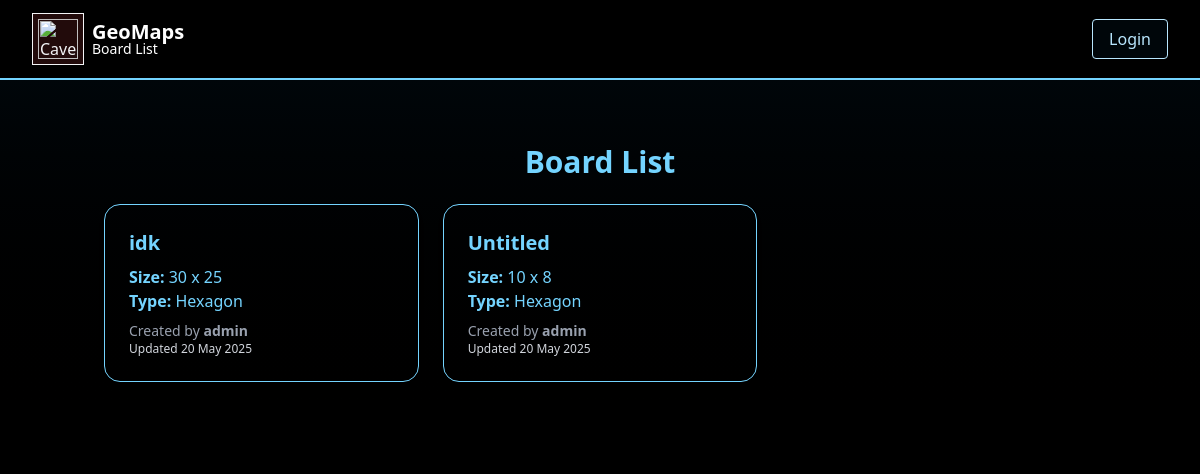
Before: /board_list with the older database file.
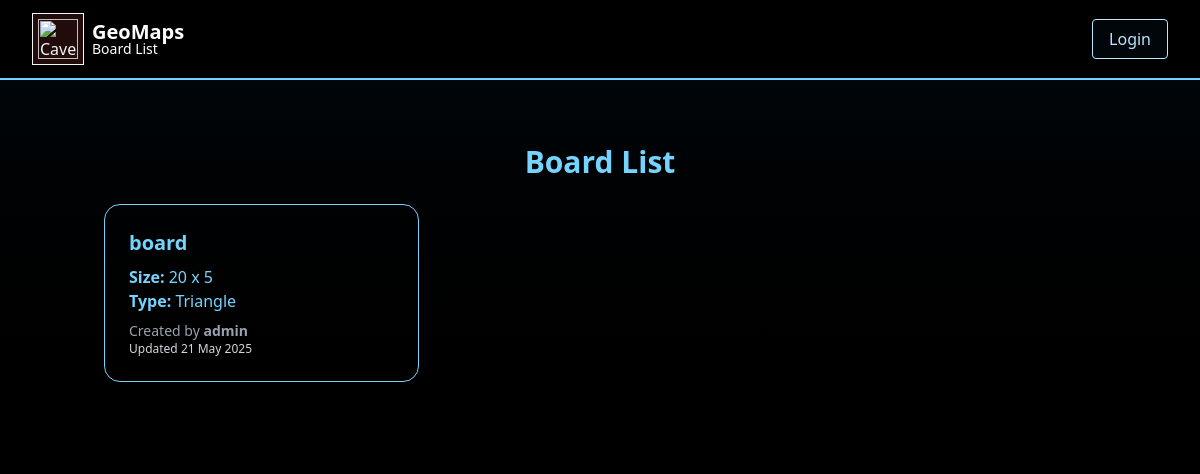
After: the same page with the newer database file.
### pathgame/models.py (models this page shows, shortened)
class Board(models.Model):
    name = models.CharField(max_length=50)
    width = models.PositiveIntegerField()
    height = models.PositiveIntegerField()
    type = models.PositiveSmallIntegerField(choices=[
        (3, 'Triangle'),
        (4, 'Square'),
        (6, 'Hexagon'),
    ])
    creator = models.ForeignKey(User, on_delete=models.CASCADE, related_name='boards')
    created_at = models.DateTimeField(auto_now_add=True)
    updated_at = models.DateTimeField(auto_now=True)

### pathgame/views.py (the view)
# urls.py: path("board_list", views.board_list, name="board_list"),
def board_list(request):
    boards = Board.objects.all()
    context = {
        'boards': boards
    }
    return render(request, 'pathgame/board_list.html', context)

### pathgame/templates/pathgame/board_list.html
{% extends 'pathgame/base.html' %}
{% block title %}Board List{% endblock %}
{% block content %}
<div class="container mx-auto px-4 py-8">
    <h1 class="text-3xl font-bold mb-6 text-center">Board List</h1>
    <div class="grid grid-cols-1 sm:grid-cols-2 lg:grid-cols-3 gap-6">
        {% for board in boards %}
        <a href="{% url 'pathgame:board_preview' board.id %}" class="block">
            <div class="rounded-2xl shadow-md p-6 hover:shadow-xl transition duration-300 border-1">
                <h2 class="text-xl font-semibold">{{ board.name }}</h2>
                <p class="mt-2"><strong>Size:</strong> {{ board.width }} x {{ board.height }}</p>
                <p class=""><strong>Type:</strong>
                    {% if board.type == 3 %} Triangle
                    {% elif board.type == 4 %} Square
                    {% elif board.type == 6 %} Hexagon
                    {% else %} Unknown
                    {% endif %}
                </p>
                <p class="text-sm text-gray-400 mt-2">Created by <strong>{{ board.creator.username }}</strong></p>
                <p class="text-xs text-gray-300">Updated {{ board.updated_at|date:"d M Y" }}</p>
            </div>
        </a>
        {% empty %}
        <div class="col-span-full text-center text-gray-400">
            No boards available.
        </div>
        {% endfor %}
    </div>
</div>
{% endblock %}

### pathgame/templates/pathgame/base.html (shortened to what this page needs)
{% load static tailwind_tags %}
<!DOCTYPE html>
<html lang="en" class="bg-navy text-gray-100">
<head>
    {% tailwind_css %}
</head>
<body class="bg-black">
    <header class="w-full h-20 bg-black flex items-center justify-between px-8 shadow-md border-b-2 border-sky-300">
        <div class="flex items-center space-x-4">
            <a href="{% url 'pathgame:index' %}" class="flex items-center">
                <div class="h-13 w-13 bg-dirty-red flex items-center justify-center border-1">
                    <img src="https://upload.wikimedia.org/wikipedia/commons/c/c1/Penrose-dreieck.svg" alt="CaveMaps Logo" class="h-10 w-10" />
                </div>
                <div class="flex flex-col ml-2">
                    <span class="text-xl font-bold text-white leading-none">GeoMaps</span>
                    <h1 class="text-sm text-white leading-none">{% block title %}{% endblock %}</h1>
                </div>
            </a>
        </div>
        <div class="relative ml-4">
            {% if user.is_authenticated %}
                <button onclick="toggleDropdown()" class="flex items-center focus:outline-none hover:cursor-pointer">
                    <img src="https://img.icons8.com/?size=100&id=83190&format=png&color=ffffff"
                         alt="Profile"
                         class="h-8 w-8 rounded-full border-2 border-white hover:opacity-80 transition" />
                </button>
                <div id="accountDropdown" class="hidden absolute right-0 mt-2 w-48 bg-black rounded shadow-lg z-50 text-white border-1">
                    <div class="px-4 py-2 border-b">
                        <p class="font-medium {% if user.is_superuser %}text-red-500 {% endif %}">{{ user.username }}</p>
                    </div>
                    <a href="{% url 'pathgame:user_page' user.id %}" class="flex items-center px-4 py-2 hover:bg-navy space-x-2">
                        <span>My page</span>
                    </a>
                    <form method="post" action="{% url 'pathgame:logout' %}">
                        {% csrf_token %}
                        <button type="submit" class="flex items-center w-full text-left px-4 py-2 hover:bg-navy hover:cursor-pointer space-x-2">
                            <span>Logout</span>
                        </button>
                    </form>
                </div>
            {% else %}
                <a href="{% url 'pathgame:login' %}?next={{ request.path }}" class="bg-navy text-sky-200 hover:text-white px-4 py-2 rounded border-1">
                    Login
                </a>
            {% endif %}
        </div>
    </header>
    <main class="max-w-8xl mx-auto bg-gradient-to-b from-navy to-black p-8 space-y-8 flex flex-col items-center text-sky-300">
        {% block content %}{% endblock %}
    </main>
</body>
</html>

Changed rows visible on the page:
removed Board: name "idk", width "30", height "25", type "Hexagon", creator.username "admin", updated_at "20 May 2025"
removed Board: name "Untitled", width "10", height "8", type "Hexagon", creator.username "admin", updated_at "20 May 2025"
added Board: name "board", width "20", height "5", type "Triangle", creator.username "admin", updated_at "21 May 2025"
